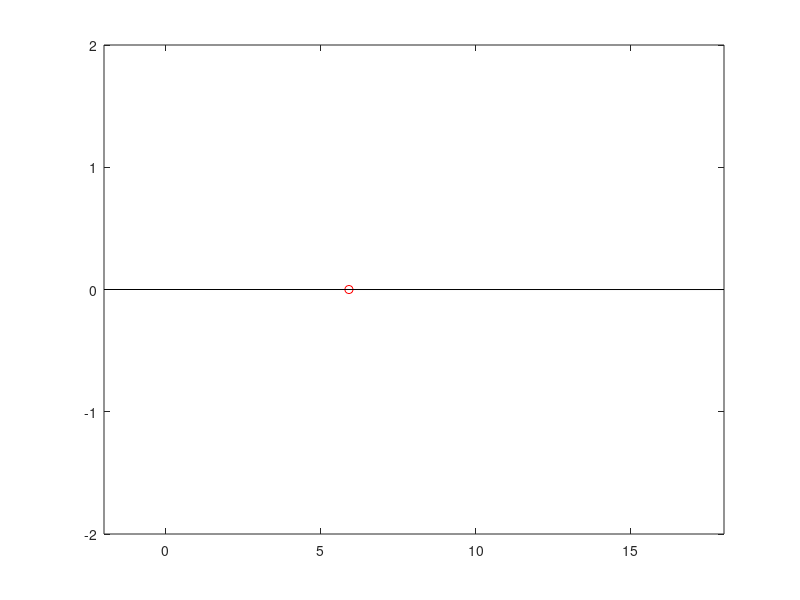
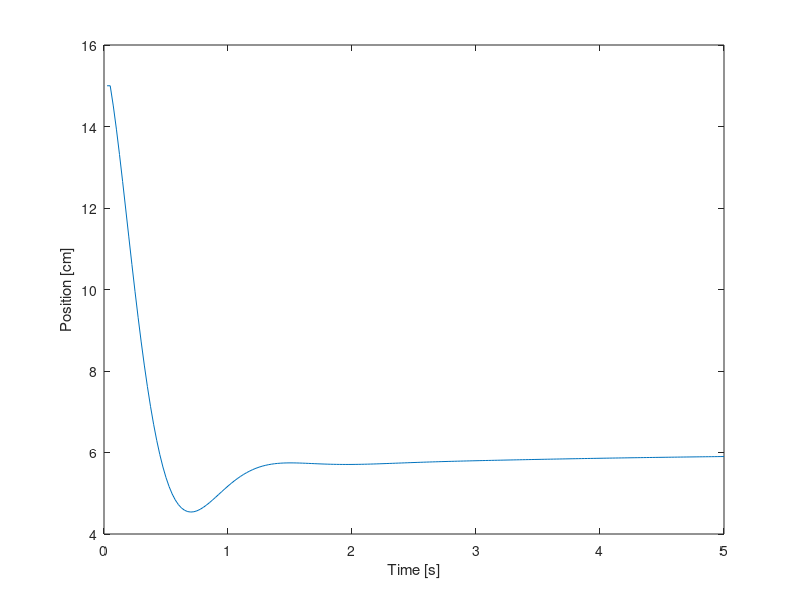

These charts were generated, in order, by the following MATLAB code:
clear; close all; clc

%% Inputs -- MODIFY MY VALUES!

servo_offset = 1760;
range = 300; % 90 deg per 500 ms on servo

setpoint = 6; % [cm]

Kp = 0.9;
Ki = 0.3;
Kd = 0.2;

% Start Position
sensor = 15; % [cm]
servo = 1760; % theta = 0 @ 1760

% Live Plot? [0/1] = [OFF/ON]
live = 1;

%% Simulate  -- DO NOT MODIFY

servo_min = servo_offset-range;
servo_max = servo_offset+range;

% Initialize
i = 0;
dt = 0.025;
time = 0;
vel = 0;
accel = 0;
integral = 0;
previous_error = 0;
scale = 10;

tic
figure(1)
while time < 5
    time = time + dt;
    i = i + 1;
    
    % Plant Model (Error) -- VERIFY AGAINST ACTUAL
    theta = (servo-servo_offset)/500*90; % 90 deg per 500 ms on servo
    accel = 9.81*100*sind(theta);
    vel = accel*dt + vel;
    sensor(i+1) = sensor(i) + vel*dt;
    error = setpoint - sensor(i+1);

    % PID Controller
    integral = integral + error*dt;
    derivative = (error - previous_error)/dt;
    previous_error = error;
    output = (Kp*error + Ki*integral + Kd*derivative)*scale;
    servo = output + servo_offset;
    if servo>servo_max
        servo = servo_max;
    elseif servo <servo_min
        servo = servo_min;
    end
    
    if live == 1
        plot(sensor(i)*cosd(theta),sensor(i)*sind(theta),'ro',[-2:18],[-2:18].*tand(theta),'k')
        axis([-2,18,-2,2])
        pause(dt)
    end
end
toc

figure(2)
plot ([1:i]*dt,sensor(1:end-1));
xlabel('Time [s]');
ylabel('Position [cm]');